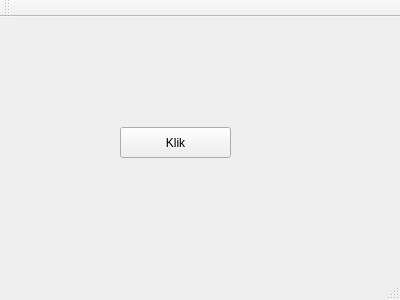
<?xml version="1.0" encoding="UTF-8"?>
<ui version="4.0">
 <class>Hlavni</class>
 <widget class="QMainWindow" name="Hlavni">
  <property name="geometry">
   <rect>
    <x>0</x>
    <y>0</y>
    <width>400</width>
    <height>300</height>
   </rect>
  </property>
  <property name="windowTitle">
   <string>Hlavni</string>
  </property>
  <widget class="QWidget" name="centralWidget">
   <widget class="QPushButton" name="pushButton">
    <property name="geometry">
     <rect>
      <x>120</x>
      <y>110</y>
      <width>111</width>
      <height>31</height>
     </rect>
    </property>
    <property name="text">
     <string>Klik</string>
    </property>
   </widget>
  </widget>
  <widget class="QMenuBar" name="menuBar">
   <property name="geometry">
    <rect>
     <x>0</x>
     <y>0</y>
     <width>400</width>
     <height>21</height>
    </rect>
   </property>
  </widget>
  <widget class="QToolBar" name="mainToolBar">
   <attribute name="toolBarArea">
    <enum>TopToolBarArea</enum>
   </attribute>
   <attribute name="toolBarBreak">
    <bool>false</bool>
   </attribute>
  </widget>
  <widget class="QStatusBar" name="statusBar"/>
 </widget>
 <layoutdefault spacing="6" margin="11"/>
 <resources/>
 <connections/>
</ui>
